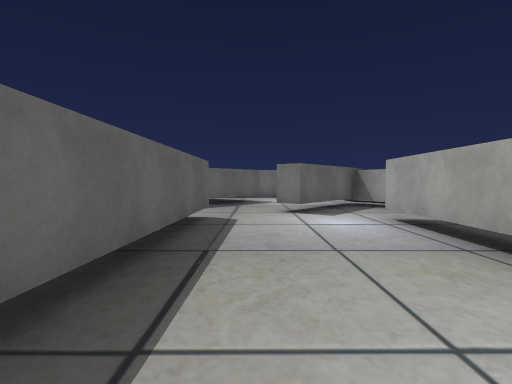
View 1 (above)

24 first-person views from a walk through a Unity game level. The camera is 1.4 m above the floor, tilts 2° down and sees 80° across. The floor is counted in squares, 2 m on a side. Each view is taken from the middle of a square. On the plan, view 1 faces up. The plan holds only what a view shows up to about 10 squares ahead; the rest is blank. The place goes on beyond the plan. The player is left out. Some surface patterns are stand-ins.

View 2
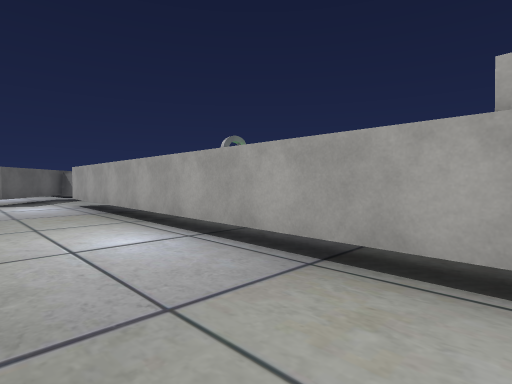

View 3
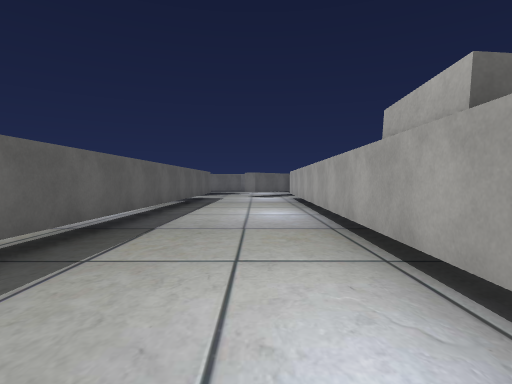

View 4
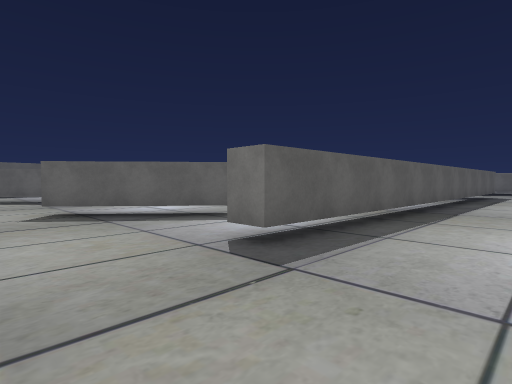

View 5
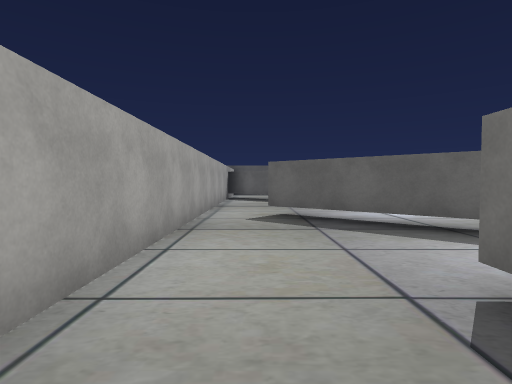

View 6
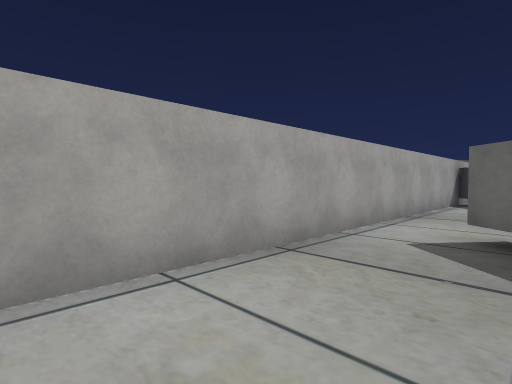

View 7
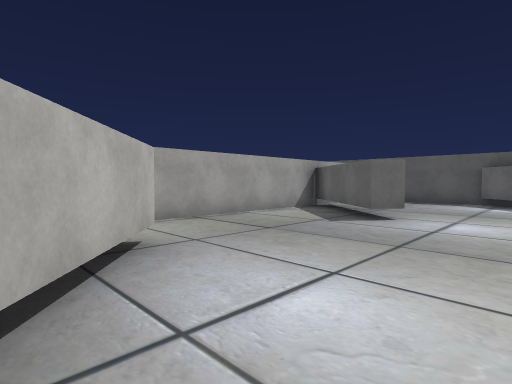

View 8
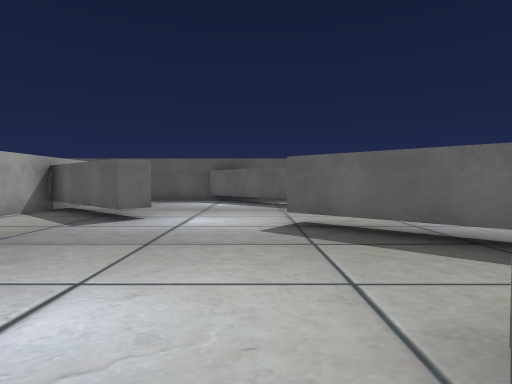

View 9
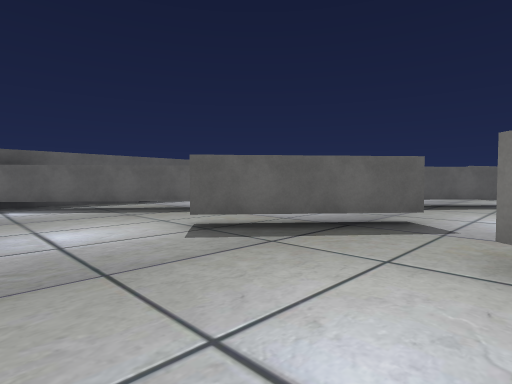

View 10
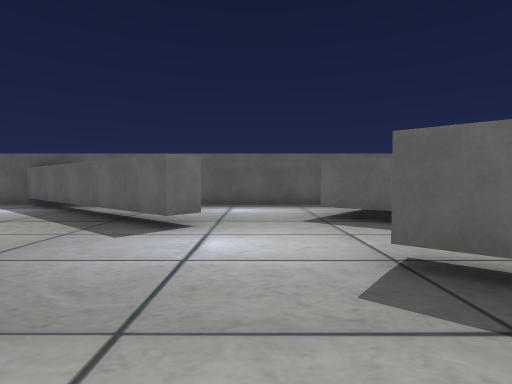

View 11
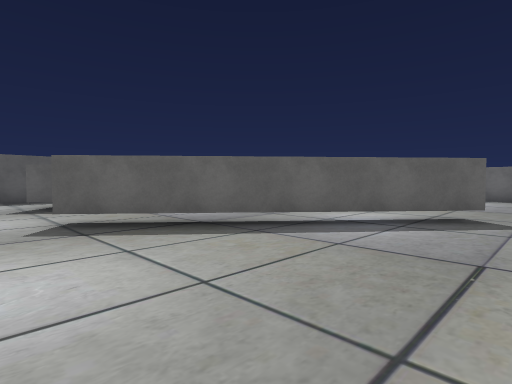

View 12
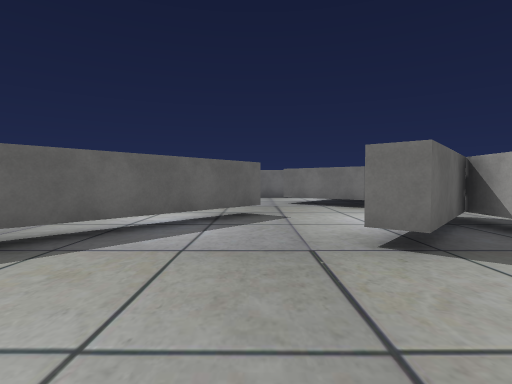

View 13
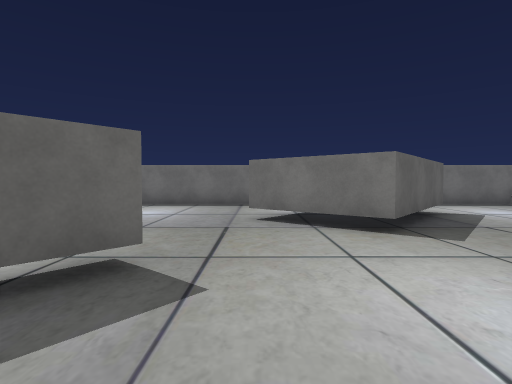

View 14
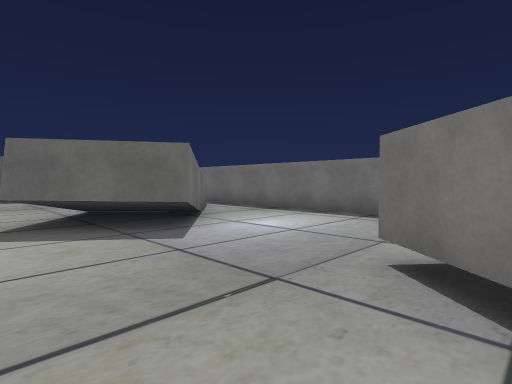

View 15
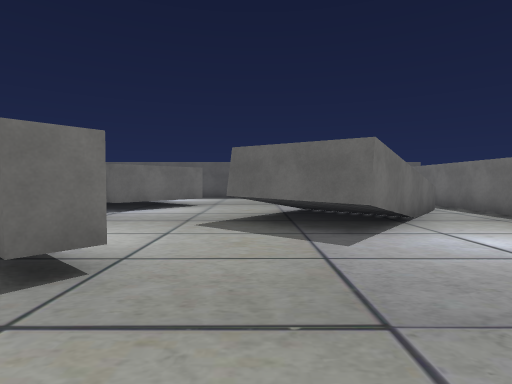

View 16
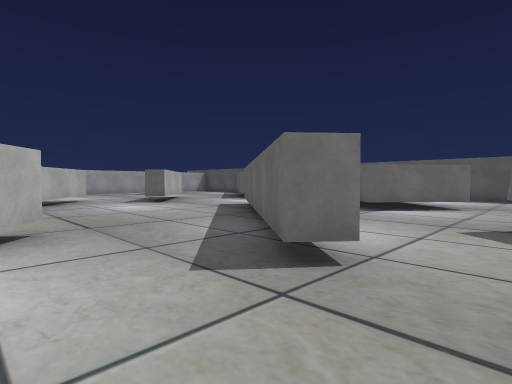

View 17
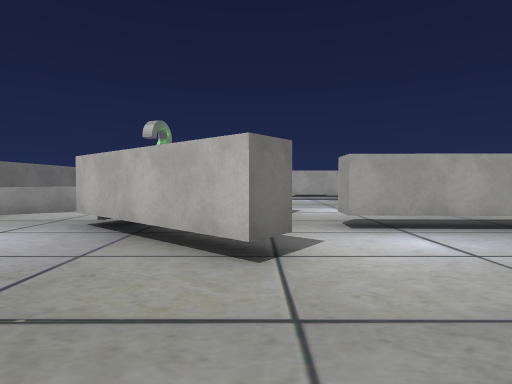

View 18
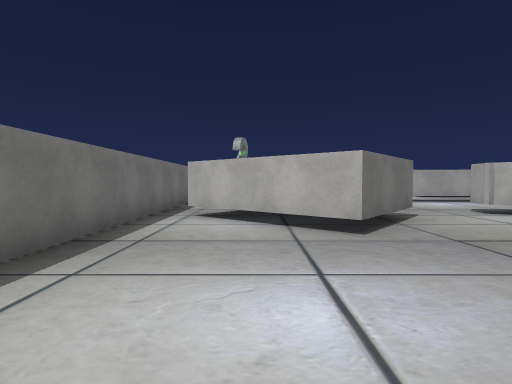

View 19
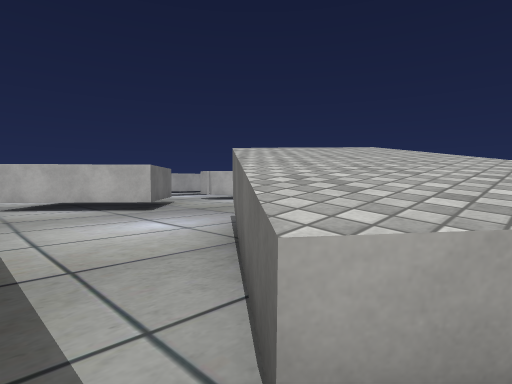

View 20
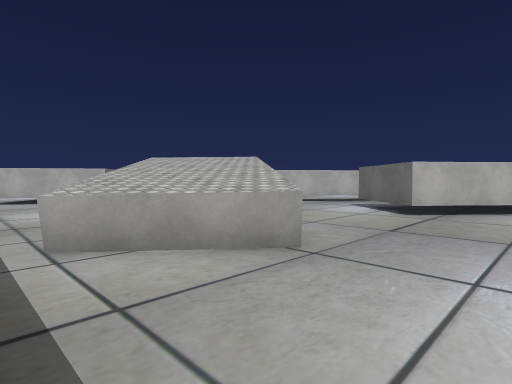

View 21
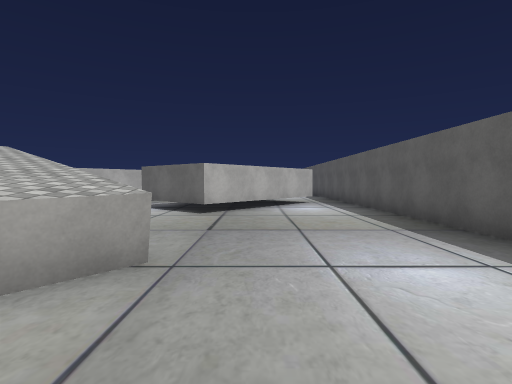

View 22
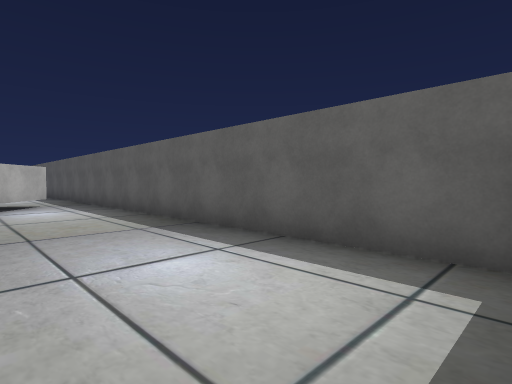

View 23
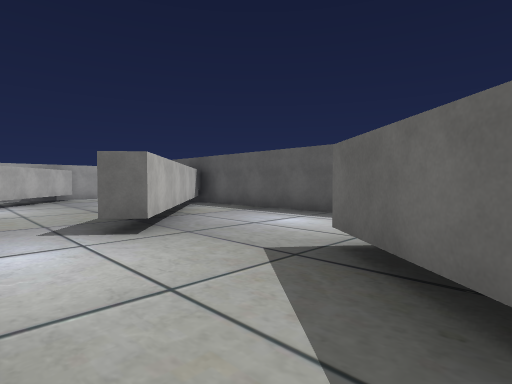

View 24
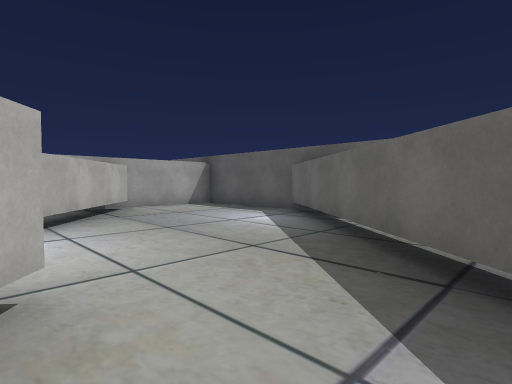

### Floor plan
Key: @ floor where view 1 was taken; # wall or solid block; . floor; = window, fence, low wall or low ledge; ^ raised ledge; T thing the floor can be seen under or through.
Columns run from 16 left of view 1 to 8 right of it. Each row starts with its distance up from view 1.
 14     ################# ###
 13 #...................=
 12 #....^^.......#.....=^
 11 #....^##.....####....^
 10 #...^# ##...####.....
  9 #..... ###...##...##.
  8 #......##.........##
  7 #................##.
  6 #...#.....TT...#........
  5 #..####..TT...##...#....
  4 #.####...T...###...#.
  3 #.###...TT...#.#...#.
  2 #..#...TT......#...#.
  1 #............ .#...#
  0 #............ .#@..#
 -1 #...#.......  .T...#
 -2 #...T...T...# .T...#
 -3 #..TT..TT..## .T...#
 -4 #.TT..TT..##  .T...#
 -5 ##T.........  .T...#
 -6 #...........T .T...#
 -7 #....#.....TT..T..
 -8 #....#....TT......
 -9 #...##............
-10 #..##.............
-11 ################

Positions as (right, up) in squares from view 1, and headings:
1: (0, 0), facing up
2: (0, -4), facing up-right
3: (1, -7), facing up
4: (1, -10), facing up-left
5: (0, -9), facing left
6: (-2, -8), facing down-left
7: (-5, -5), facing down-left
8: (-5, -5), facing left
9: (-6, -7), facing up-left
10: (-7, 0), facing left
11: (-4, 0), facing up-left
12: (-5, 0), facing up
13: (-4, 4), facing up
14: (-3, 7), facing up-left
15: (-3, 8), facing left
16: (-3, 8), facing down-left
17: (-2, 7), facing right
18: (-8, 11), facing right
19: (-11, 13), facing down-right
20: (-14, 13), facing down-right
21: (-13, 13), facing down
22: (-13, 13), facing down-left
23: (-10, 3), facing down-left
24: (-10, -2), facing down-left
